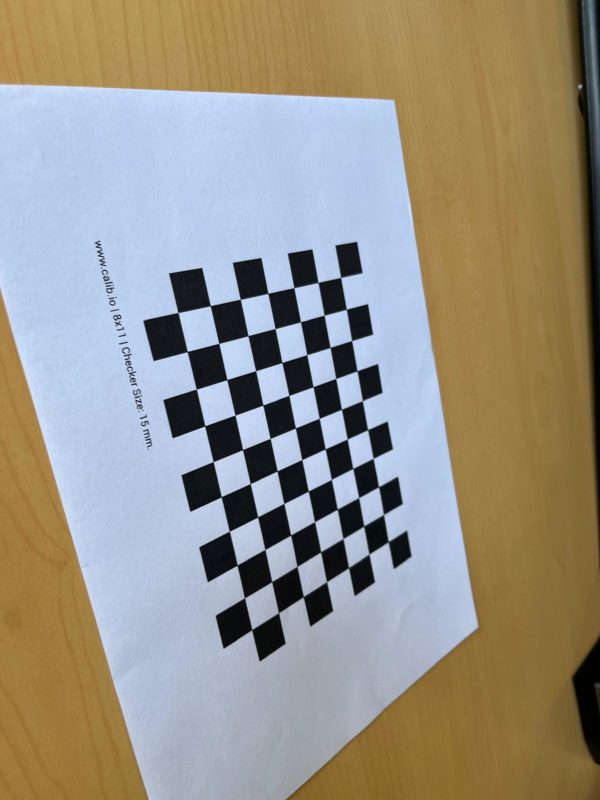
#> input picture data/calib/1.jpeg, 1200 x 1600 px (shown at 1/2 size); its folder holds 4 pictures in this run
$ python calib.py
#> lines starting #> are read from the running program, lines starting #| are printed output that depends on the picture
import cv2
import glob
import numpy as np
import scipy.optimize as opt
import scipy

CHESSBOARD_SIZE = (10, 7)  # Number of inner corners per chessboard row and column
CHESSBOARD_DIM = 21.5 # Size of a chessboard square in cm

def homography(images, world_pts, save_folder):
    H_list = []
    img_pts = []

    for i, img in enumerate(images):
        # convert image to grayscale
        gray = cv2.cvtColor(img, cv2.COLOR_BGR2GRAY)

        # call to opencv to find chessboard corners
        ret, corners = cv2.findChessboardCorners(gray, CHESSBOARD_SIZE, None)

        # if corners are found
        if ret:
            # refine the corners (Nx1x2 to Nx2) with N number of corners
            corners = corners.reshape(-1, 2)

            # call to opencv to find homography (finds a transformation matrix between two planes, here world and image plane)
            H, _ = cv2.findHomography(world_pts, corners, cv2.RANSAC, 5.0)

            # append the homography matrix to the list
            H_list.append(H)

            # append the corners coordinates to the list
            img_pts.append(corners)

            # draw the corners on the image
            cv2.drawChessboardCorners(img, CHESSBOARD_SIZE, corners, True)
            img = cv2.resize(img, (int(img.shape[1]/3), int(img.shape[0]/3)))
            cv2.imwrite(save_folder + '/' + str(i) + '_corners.png', img)
        else:
            print(f"Chessboard corners not found in image {i}. Skipping this image.")

    # return the list of homography matrices and image points
    return H_list, img_pts

def v(i, j, H):
    # compute the vector v from the homography matrix H
    return np.array([
        H[0][i] * H[0][j],
        H[0][i] * H[1][j] + H[1][i] * H[0][j],
        H[1][i] * H[1][j],
        H[2][i] * H[0][j] + H[0][i] * H[2][j],
        H[2][i] * H[1][j] + H[1][i] * H[2][j],
        H[2][i] * H[2][j]
    ])

def compute_intrinsics(H_list):
    V = []

    # for each homography matrix
    for h in H_list:
        # compute the vector v (for current homography matrix)
        V.append(v(0, 1, h))
        V.append(v(0, 0, h) - v(1, 1, h))

    # create V from the n homography matrices, V * b = 0 (equation 8 in Zhang et al. paper)
    V = np.array(V)

    # retrieve conjugate-transpose of V
    _, _, vt = np.linalg.svd(V)

    # compute b from vt
    b = vt[-1][:]

    # compute B as lambda * K-t * K
    B11 = b[0]
    B12 = b[1]
    B22 = b[2]
    B13 = b[3]
    B23 = b[4]
    B33 = b[5]

    # from B, we can compute the intrinsic parameters
    v0 = (B12*B13 - B11*B23)/(B11*B22 - B12**2) # principal point (pixel coordinates)
    lamda = B33 - (B13**2 + v0*(B12*B13 - B11*B23))/B11 # arbitrary scale-factor
    alpha_u = np.sqrt(lamda/B11) # focal length in x direction (pixels)
    alpha_v = np.sqrt(lamda*B11 / (B11*B22 - B12**2))
    gamma = -1*B12*(alpha_u**2)*alpha_v/lamda
    u0 = (gamma*v0/alpha_v) - (B13*(alpha_u**2)/lamda)

    # construct the intrinsic matrix K
    K = np.array([[alpha_u, gamma,   u0],
                  [0,       alpha_v, v0],
                  [0,       0,       1]])

    return K


def compute_extrinsics(K, H_list):
    # compute the inverse of the intrinsic matrix K
    K_inv = np.linalg.inv(K)
    R_list = []
    t_list = []

    # for each homography matrix
    for H in H_list:
        # retrieve H elements
        h1 = H[:, 0]
        h2 = H[:, 1]
        h3 = H[:, 2]

        # compute the scale factor lambda
        lamda = 1/scipy.linalg.norm((K_inv @ h1), 2)

        # compute the rotation and translation vectors
        r1 = lamda * (K_inv @ h1)
        r2 = lamda * (K_inv @ h2)
        r3 = np.cross(r1, r2)
        t = lamda * (K_inv @ h3)

        # append the rotation and translation vectors to the lists
        R_list.append(np.array([r1, r2, r3]))
        t_list.append(t)

    return R_list, t_list

if __name__ == '__main__':
    '''
    Steps :
    - Compute homography for each image
    - Compute intrinsic matrix K
    - Compute extrinsic matrix R and t
    '''

    data = 'data/calib/'
    save = 'output/'

    # get all images from the data folder
    images = [cv2.imread(file) for file in glob.glob(data + '*.jpeg')]
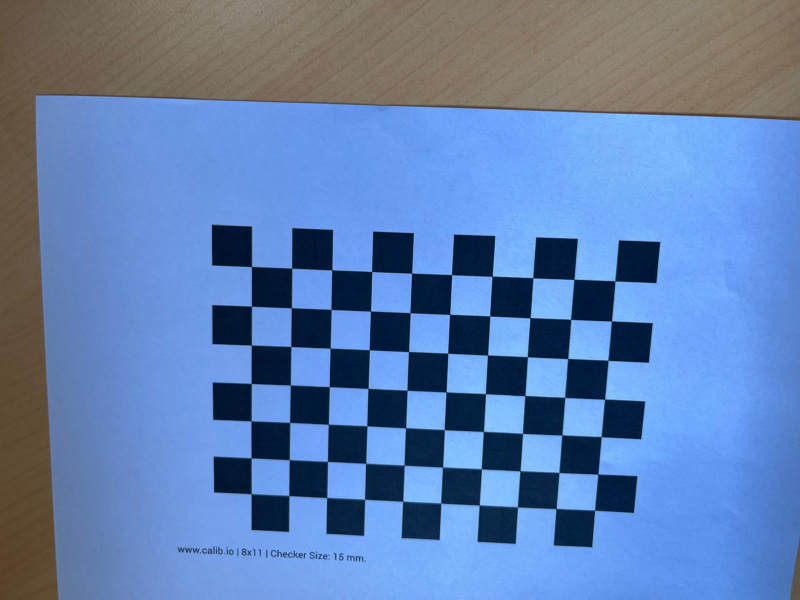
#> input picture data/calib/10.jpeg, 1600 x 1200 px (shown at 1/2 size)
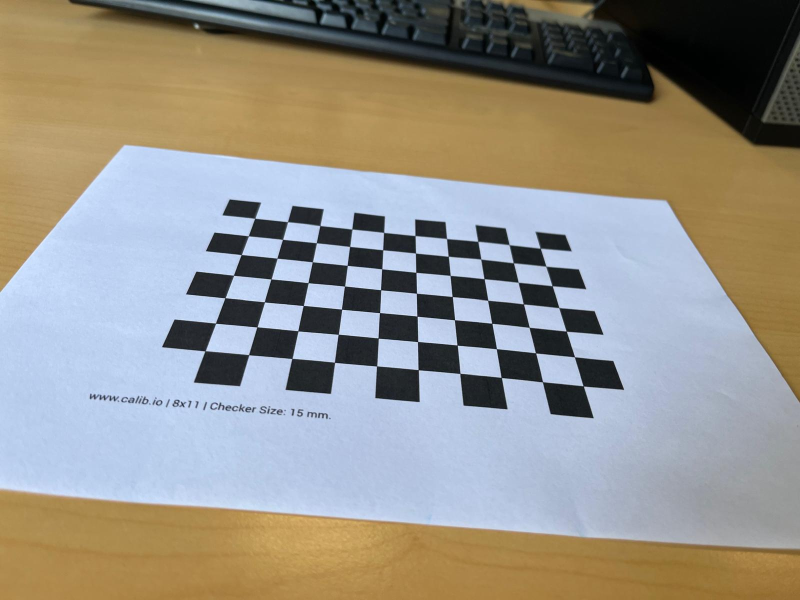
#> input picture data/calib/11.jpeg, 1600 x 1200 px (shown at 1/2 size)
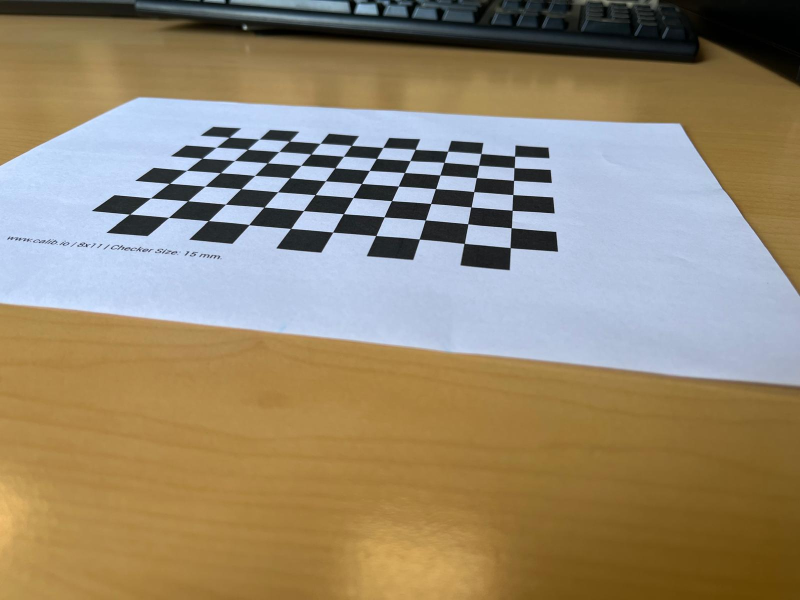
#> input picture data/calib/12.jpeg, 1600 x 1200 px (shown at 1/2 size)
#> images = 4 items

    if not images:
        raise ValueError("No images found in the specified directory.")

    # create world points for the chessboard
    world_pts_x, world_pts_y = np.meshgrid(range(CHESSBOARD_SIZE[0]), range(CHESSBOARD_SIZE[1]))

    # reshape and scale the world points
    world_pts = np.array(np.hstack((world_pts_x.reshape(CHESSBOARD_SIZE[0] * CHESSBOARD_SIZE[1], 1), world_pts_y.reshape(CHESSBOARD_SIZE[0] * CHESSBOARD_SIZE[1], 1))).astype(np.float32)*CHESSBOARD_DIM)

    # calculate homography for each image and get the image points
    H_list, img_pts = homography(images, world_pts, save)
#> the loop in homography, `for i, img in enumerate(images):` made 4 passes
#> pass 1, in homography, `gray = cv2.cvtColor(img, cv2.COLOR_BGR2GRAY)`:
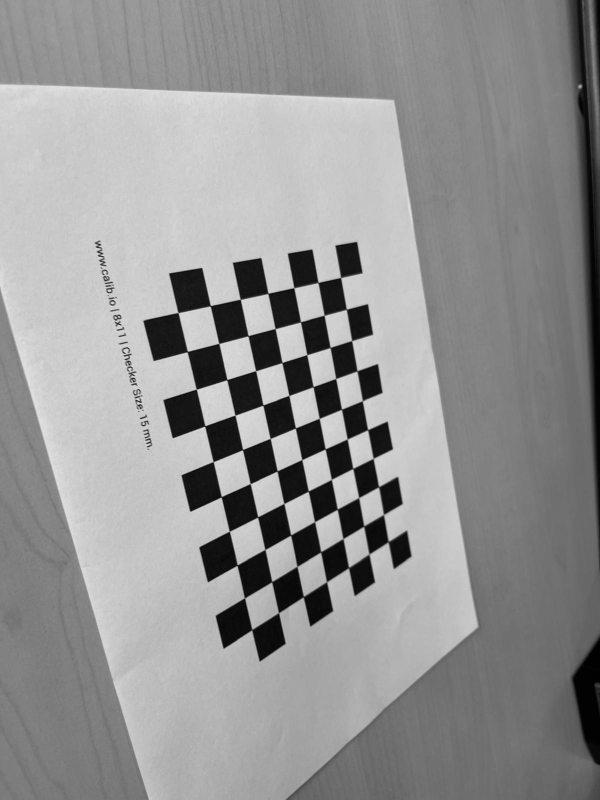
#> gray: shape (1600, 1200) (shown at 1/2 size); min 0, max 231, mean 147.5
#> pass 2, in homography, `gray = cv2.cvtColor(img, cv2.COLOR_BGR2GRAY)`:
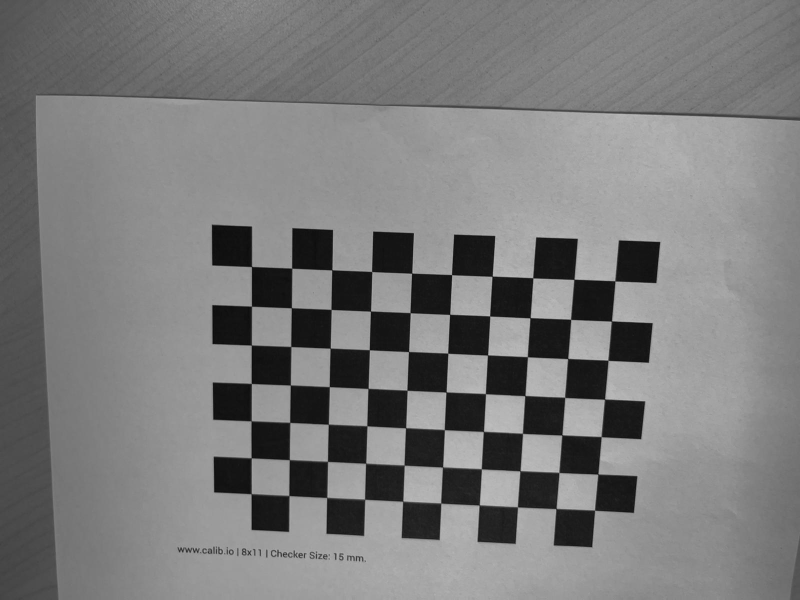
#> gray: shape (1200, 1600) (shown at 1/2 size); min 6, max 196, mean 123.5
#> pass 2, in homography, `img = cv2.resize(img, (int(img.shape[1]/3), int(img.shape[0]/3)))`:
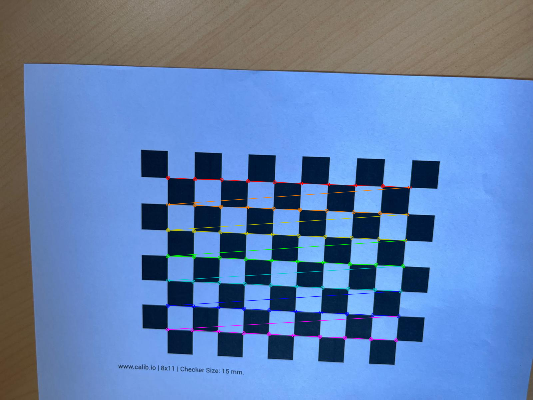
#> img: shape (400, 533, 3); mean of channels 0, 1, 2 175.3, 127.5, 96.8; drawn as B, G, R
#> after the loop in homography, `for i, img in enumerate(images):`:
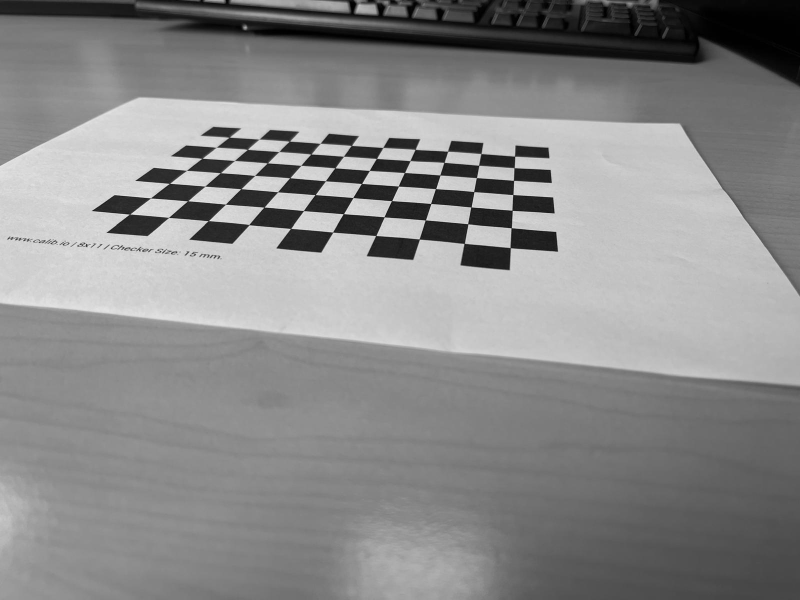
#> gray: shape (1200, 1600) (shown at 1/2 size); min 0, max 253, mean 137.8
#> after the loop in homography, `for i, img in enumerate(images):`: img_pts = 4 point arrays, longest 70 points
#> H_list = 4 items; img_pts = 4 point arrays, longest 70 points

    # compute the intrinsic matrix K
    K = compute_intrinsics(H_list)
#> the loop in compute_intrinsics, `for h in H_list:` made 4 passes
#> after the loop in compute_intrinsics, `for h in H_list:`: V = 8 items
#> in compute_intrinsics, `V = np.array(V)`: V = [[-2.58, -10.13, -1.3, -0.00266, -0.00502, -6.83e-07], [-8.59, 2.96, 10.14, -0.00843, 0.00169, -2.06e-06], [0.716, 14.38, 0.417, 0.00152, -0.000249, -3.13e-08], [13.3, -0.768, -15.46, -0.00071, -0.00331, -1.7e-07], [-4.85, 1.54, 0.256, -0.00619, -0.000627, -2.66e-07], [7.09, 4.46, -0.334, -0.00522, 0.00276, -3.73e-06], [-5.34, 0.742, 0.0318, -0.00439, -0.000293, 6.52e-07], [2.57, 1.93, -0.119, -0.00974, 0.00133, -3.69e-06]]
#> in compute_intrinsics, `_, _, vt = np.linalg.svd(V)`: vt = [[0.713, -0.0757, -0.697, 0.000146, -0.000107, -3.26e-09], [-0.195, -0.976, -0.0934, 6.76e-05, -0.000197, 7.89e-08], [0.673, -0.202, 0.711, -2.17e-05, 0.000531, -4.18e-07], [-6.85e-05, 7.49e-05, 0.000135, 1, -0.0245, 0.000291], [0.000321, 9.12e-05, 0.000467, -0.0245, -1, -0.00024], [3.96e-07, -7.61e-09, 3.75e-07, -0.000297, -0.000233, 1]]
#> in compute_intrinsics, `b = vt[-1][:]`: b = [3.96e-07, -7.61e-09, 3.75e-07, -0.000297, -0.000233, 1]
#> in compute_intrinsics, `B11 = b[0]`: B11 = 3.96e-07
#> in compute_intrinsics, `B12 = b[1]`: B12 = -7.61e-09
#> in compute_intrinsics, `B22 = b[2]`: B22 = 3.75e-07
#> in compute_intrinsics, `B13 = b[3]`: B13 = -0.000297
#> in compute_intrinsics, `B23 = b[4]`: B23 = -0.000233
#> in compute_intrinsics, `B33 = b[5]`: B33 = 1
#> in compute_intrinsics, `v0 = (B12*B13 - B11*B23)/(B11*B22 - B12**2)`: v0 = 635.9
#> in compute_intrinsics, `lamda = B33 - (B13**2 + v0*(B12*B13 - B11*B23))/B11`: lamda = 0.626
#> in compute_intrinsics, `alpha_u = np.sqrt(lamda/B11)`: alpha_u = 1257.8
#> in compute_intrinsics, `alpha_v = np.sqrt(lamda*B11 / (B11*B22 - B12**2))`: alpha_v = 1292.8
#> in compute_intrinsics, `gamma = -1*B12*(alpha_u**2)*alpha_v/lamda`: gamma = 24.84
#> in compute_intrinsics, `u0 = (gamma*v0/alpha_v) - (B13*(alpha_u**2)/lamda)`: u0 = 761.6
#> in compute_intrinsics, `K = np.array([[alpha_u, gamma,   u0], [0,       alpha_v, v0], [0,     ..`: K = [[1257.8, 24.84, 761.6], [0, 1292.8, 635.9], [0, 0, 1]]

    # compute the extrinsic matrices R and t
    R_list, t_list = compute_extrinsics(K, H_list)
#> in compute_extrinsics, `K_inv = np.linalg.inv(K)`: K_inv = [[0.000795, -1.53e-05, -0.596], [0, 0.000773, -0.492], [0, 0, 1]]
#> the loop in compute_extrinsics, `for H in H_list:` made 4 passes
#> (h1, h2, h3, lamda, r1, r2, r3, t) on passes 1 to 4: ([0.846, 3.21, 0.000453], [-3.05, -0.405, -0.00151], [681.1, 556.8, 1], 428.9, [0.151, 0.969, 0.194], [-0.653, 0.183, -0.646], [-0.662, -0.029, 0.66], [-26.92, -26.23, 428.9]), ([3.65, 0.106, -7.47e-05], [0.196, 3.93, 0.000419], [504.8, 533.6, 1], 339, [0.999, 0.0403, -0.0253], [-0.0521, 0.961, 0.142], [0.0301, -0.141, 0.962], [-68.67, -26.83, 339]), ([3.09, 0.373, 0.000137], [-1.57, 0.688, -0.00193], [511, 437.9, 1], 419.6, [0.994, 0.0927, 0.0576], [-0.0439, 0.622, -0.812], [-0.111, 0.805, 0.623], [-82.32, -64.26, 419.6]), ([2.6, 0.0895, -0.000334], [-2.05, 0.356, -0.00195], [459.1, 275.1, 1], 434, [0.984, 0.101, -0.145], [-0.206, 0.535, -0.846], [-0.00808, 0.862, 0.548], [-102, -121.1, 434])
#> after the loop in compute_extrinsics, `for H in H_list:`: R_list = 4 items; t_list = [[-26.92, -26.23, 428.9], [-68.67, -26.83, 339], [-82.32, -64.26, 419.6], [-102, -121.1, 434]]
#> R_list = 4 items

    # save K matrix to a file
    np.savetxt(save + 'K.txt', K, fmt='%.6f')
    print("Saved intrinsic matrix K to output/K.txt")
